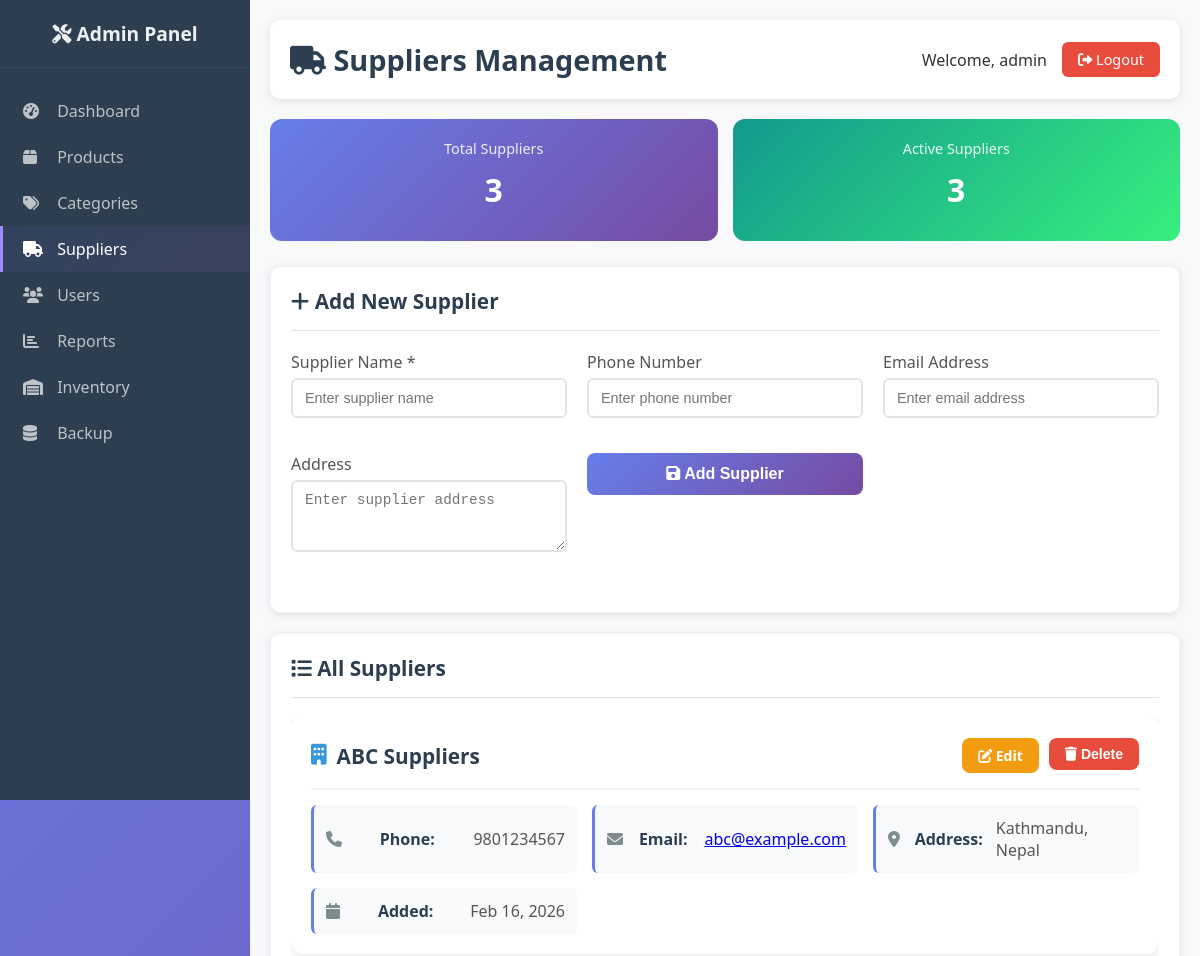
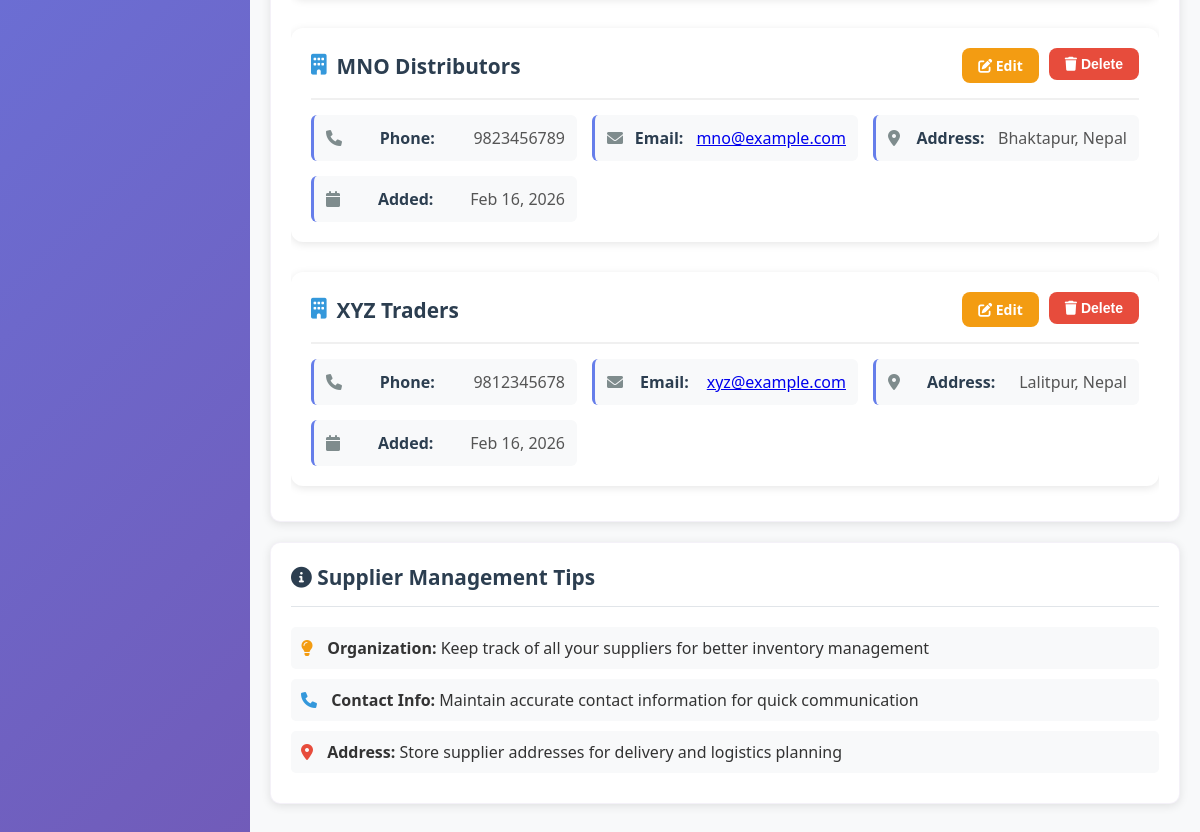
Screenshot of /admin/suppliers.php (signed in) with the database file from the repository (2 pictures, top to bottom).
### tables this page shows
CREATE TABLE Suppliers (
    supplier_id INT AUTO_INCREMENT PRIMARY KEY,
    supplier_name VARCHAR(100) NOT NULL,
    phone VARCHAR(20),
    email VARCHAR(100),
    address VARCHAR(255),
    created_at TIMESTAMP DEFAULT CURRENT_TIMESTAMP
);

### admin/suppliers.php (the view, shortened to what this page needs)
<?php
require_once '../config/database.php';
try {
    $stmt = $pdo->query("SELECT * FROM Suppliers ORDER BY supplier_name");
    $suppliers = $stmt->fetchAll();
} catch (PDOException $e) {
    try {
        $pdo->exec("
            CREATE TABLE IF NOT EXISTS Suppliers (
                supplier_id INT AUTO_INCREMENT PRIMARY KEY,
                supplier_name VARCHAR(100) NOT NULL,
                phone VARCHAR(20),
                email VARCHAR(100),
                address VARCHAR(255),
                created_at TIMESTAMP DEFAULT CURRENT_TIMESTAMP
            )
        ");
        $suppliers = [];
    } catch (PDOException $ex) {
        $error = 'Unable to load suppliers. Please check database connection.';
        $suppliers = [];
    }
}
$editSupplier = null;
?>
<!DOCTYPE html>
<html lang="en">
<head>
    <link rel="stylesheet" href="../assets/css/style.css">
    <link href="https://cdnjs.cloudflare.com/ajax/libs/font-awesome/6.0.0/css/all.min.css" rel="stylesheet">
</head>
<body>
    <div class="dashboard-container">
        <div class="sidebar">
            <div class="sidebar-header">
                <h2><i class="fas fa-tools"></i> Admin Panel</h2>
            </div>
            <nav class="sidebar-nav">
                <a href="dashboard.php" class="nav-item">
                    <i class="fas fa-tachometer-alt"></i> Dashboard
                </a>
                <a href="products.php" class="nav-item">
                    <i class="fas fa-box"></i> Products
                </a>
                <a href="categories.php" class="nav-item">
                    <i class="fas fa-tags"></i> Categories
                </a>
                <a href="suppliers.php" class="nav-item active">
                    <i class="fas fa-truck"></i> Suppliers
                </a>
                <a href="users.php" class="nav-item">
                    <i class="fas fa-users"></i> Users
                </a>
                <a href="reports.php" class="nav-item">
                    <i class="fas fa-chart-bar"></i> Reports
                </a>
                <a href="inventory.php" class="nav-item">
                    <i class="fas fa-warehouse"></i> Inventory
                </a>
                <a href="backup.php" class="nav-item">
                    <i class="fas fa-database"></i> Backup
                </a>
            </nav>
        </div>
        <div class="main-content">
            <div class="header">
                <h1><i class="fas fa-truck"></i> Suppliers Management</h1>
                <div class="user-info">
                    <span>Welcome, <?php echo htmlspecialchars($_SESSION['username'] ?? 'Admin'); ?></span>
                    <a href="../logout.php" class="logout-btn">
                        <i class="fas fa-sign-out-alt"></i> Logout
                    </a>
                </div>
            </div>
            <div class="stats-row">
                <div class="stat-box">
                    <div class="stat-label">Total Suppliers</div>
                    <div class="stat-value"><?php echo count($suppliers); ?></div>
                </div>
                <div class="stat-box success">
                    <div class="stat-label">Active Suppliers</div>
                    <div class="stat-value"><?php echo count($suppliers); ?></div>
                </div>
            </div>
            <div class="card">
                <div class="card-header">
                    <h3>
                        <i class="fas fa-plus"></i>
                        <?php echo $editSupplier ? 'Edit Supplier' : 'Add New Supplier'; ?>
                    </h3>
                </div>
                <form method="POST" class="form-row">
                    <div class="form-group">
                        <label for="supplier_name">Supplier Name *</label>
                        <input type="text" id="supplier_name" name="supplier_name"
                               value="<?php echo $editSupplier ? htmlspecialchars($editSupplier['supplier_name']) : ''; ?>"
                               required placeholder="Enter supplier name">
                    </div>
                    <div class="form-group">
                        <label for="phone">Phone Number</label>
                        <input type="tel" id="phone" name="phone"
                               value="<?php echo $editSupplier ? htmlspecialchars($editSupplier['phone'] ?? '') : ''; ?>"
                               placeholder="Enter phone number">
                    </div>
                    <div class="form-group">
                        <label for="email">Email Address</label>
                        <input type="email" id="email" name="email"
                               value="<?php echo $editSupplier ? htmlspecialchars($editSupplier['email'] ?? '') : ''; ?>"
                               placeholder="Enter email address">
                    </div>
                    <div class="form-group">
                        <label for="address">Address</label>
                        <textarea id="address" name="address" rows="3"
                                  placeholder="Enter supplier address"><?php echo $editSupplier ? htmlspecialchars($editSupplier['address'] ?? '') : ''; ?></textarea>
                    </div>
                    <div class="form-group">
                        <button type="submit" class="btn btn-primary">
                            <i class="fas fa-save"></i>
                            <?php echo $editSupplier ? 'Update Supplier' : 'Add Supplier'; ?>
                        </button>
                    </div>
                </form>
            </div>
            <div class="card">
                <div class="card-header">
                    <h3><i class="fas fa-list"></i> All Suppliers</h3>
                </div>
                <div class="table-container">
                    <?php if (empty($suppliers)): ?>
                        <div class="empty-suppliers">
                            <i class="fas fa-truck"></i>
                            <h3>No Suppliers Found</h3>
                            <p>Start by adding your first supplier above.</p>
                        </div>
                    <?php else: ?>
                        <div style="display: grid; gap: 15px;">
                            <?php foreach ($suppliers as $supplier): ?>
                            <div class="supplier-card">
                                <div class="supplier-header">
                                    <div class="supplier-name">
                                        <i class="fas fa-building"></i>
                                        <?php echo htmlspecialchars($supplier['supplier_name']); ?>
                                    </div>
                                    <div class="btn-group">
                                        <a href="?edit=<?php echo $supplier['supplier_id']; ?>" class="btn btn-warning btn-sm">
                                            <i class="fas fa-edit"></i> Edit
                                        </a>
                                        <form method="POST" style="display: inline;"
                                              onsubmit="return confirm('Are you sure you want to delete this supplier?')">
                                            <button type="submit" class="btn btn-danger btn-sm">
                                                <i class="fas fa-trash"></i> Delete
                                            </button>
                                        </form>
                                    </div>
                                </div>
                                <div class="supplier-info">
                                    <?php if (!empty($supplier['phone'])): ?>
                                    <div class="info-item">
                                        <i class="fas fa-phone"></i>
                                        <strong>Phone:</strong> <?php echo htmlspecialchars($supplier['phone']); ?>
                                    </div>
                                    <?php endif; ?>
                                    <?php if (!empty($supplier['email'])): ?>
                                    <div class="info-item">
                                        <i class="fas fa-envelope"></i>
                                        <strong>Email:</strong>
                                        <a href="mailto:<?php echo htmlspecialchars($supplier['email']); ?>">
                                            <?php echo htmlspecialchars($supplier['email']); ?>
                                        </a>
                                    </div>
                                    <?php endif; ?>
                                    <?php if (!empty($supplier['address'])): ?>
                                    <div class="info-item">
                                        <i class="fas fa-map-marker-alt"></i>
                                        <strong>Address:</strong> <?php echo htmlspecialchars($supplier['address']); ?>
                                    </div>
                                    <?php endif; ?>
                                    <div class="info-item">
                                        <i class="fas fa-calendar"></i>
                                        <strong>Added:</strong> <?php echo date('M d, Y', strtotime($supplier['created_at'])); ?>
                                    </div>
                                </div>
                            </div>
                            <?php endforeach; ?>
                        </div>
                    <?php endif; ?>
                </div>
            </div>
            <div class="card">
                <div class="card-header">
                    <h3><i class="fas fa-info-circle"></i> Supplier Management Tips</h3>
                </div>
                <div class="info-content">
                    <ul style="list-style: none; padding: 0;">
                        <li style="margin-bottom: 10px; padding: 10px; background: #f8f9fa; border-radius: 5px;">
                            <i class="fas fa-lightbulb" style="color: #f39c12; margin-right: 10px;"></i>
                            <strong>Organization:</strong> Keep track of all your suppliers for better inventory management
                        </li>
                        <li style="margin-bottom: 10px; padding: 10px; background: #f8f9fa; border-radius: 5px;">
                            <i class="fas fa-phone" style="color: #3498db; margin-right: 10px;"></i>
                            <strong>Contact Info:</strong> Maintain accurate contact information for quick communication
                        </li>
                        <li style="margin-bottom: 10px; padding: 10px; background: #f8f9fa; border-radius: 5px;">
                            <i class="fas fa-map-marker-alt" style="color: #e74c3c; margin-right: 10px;"></i>
                            <strong>Address:</strong> Store supplier addresses for delivery and logistics planning
                        </li>
                    </ul>
                </div>
            </div>
        </div>
    </div>
</body>
</html>

### assets/css/style.css (style rules this page uses)
* { margin: 0; padding: 0; box-sizing: border-box; }
body { font-family: 'Segoe UI', Tahoma, Geneva, Verdana, sans-serif; background: linear-gradient(135deg, #667eea 0%, #764ba2 100%); min-height: 100vh; color: #333; }
.btn { display: inline-block; padding: 12px 30px; border: none; border-radius: 8px; font-size: 1rem; font-weight: 600; cursor: pointer; text-decoration: none; transition: all 0.3s ease; text-align: center; }
.btn-primary { background: linear-gradient(135deg, #667eea 0%, #764ba2 100%); color: white; width: 100%; }
.dashboard-container { display: flex; min-height: 100vh; }
.sidebar { width: 250px; background: #2c3e50; color: white; padding: 20px 0; position: fixed; height: 100vh; overflow-y: auto; }
.sidebar-header { padding: 0 20px 20px; border-bottom: 1px solid #34495e; text-align: center; }
.sidebar-header h2 { color: #ecf0f1; font-size: 1.2rem; }
.sidebar-nav { padding: 20px 0; }
.nav-item { display: block; padding: 12px 20px; color: #bdc3c7; text-decoration: none; transition: all 0.3s ease; border-left: 3px solid transparent; }
.nav-item:hover, .nav-item.active { background: linear-gradient(135deg, rgba(102, 126, 234, 0.08), rgba(118, 75, 162, 0.18)); color: white; border-left-color: #9b8efc; }
.nav-item i { margin-right: 10px; width: 20px; }
.main-content { flex: 1; margin-left: 250px; padding: 20px; background: #f8f9fa; }
.header { background: white; padding: 20px; border-radius: 10px; box-shadow: 0 2px 10px rgba(0, 0, 0, 0.1); margin-bottom: 20px; display: flex; justify-content: space-between; align-items: center; }
.header h1 { color: #2c3e50; font-size: 1.8rem; }
.user-info { display: flex; align-items: center; gap: 15px; }
.logout-btn { background: #e74c3c; color: white; padding: 8px 16px; border-radius: 6px; text-decoration: none; font-size: 0.9rem; transition: background 0.3s ease; }
.card { background: white; border-radius: 10px; box-shadow: 0 2px 10px rgba(0, 0, 0, 0.1); padding: 20px; margin-bottom: 20px; border: 1px solid rgba(118, 75, 162, 0.08); transition: transform 0.15s ease, box-shadow 0.15s ease, border-color 0.15s ease; }
.card-header { border-bottom: 1px solid #e1e5e9; padding-bottom: 15px; margin-bottom: 20px; }
.card-header h3 { color: #2c3e50; font-size: 1.3rem; }
.form-row { display: grid; grid-template-columns: repeat(auto-fit, minmax(250px, 1fr)); gap: 20px; margin-bottom: 20px; }
.form-group { margin-bottom: 15px; }
.form-group label { display: block; margin-bottom: 5px; color: #555; font-weight: 500; }
.form-group input, .form-group select, .form-group textarea { width: 100%; padding: 10px 12px; border: 2px solid #e1e5e9; border-radius: 6px; font-size: 0.9rem; transition: border-color 0.3s ease; }
.table-container { overflow-x: auto; }
.btn-group { display: flex; gap: 10px; flex-wrap: wrap; }
.btn-warning { background: #f39c12; color: white; }
.btn-danger { background: #e74c3c; color: white; }
.info-item { display: flex; justify-content: space-between; align-items: center; padding: 12px; background: #f8f9fa; border-radius: 6px; border-left: 3px solid #667eea; transition: all 0.2s ease; }
.card-header { display: flex; justify-content: space-between; align-items: center; }
.btn-sm { padding: 8px 16px; font-size: 0.875rem; }

### rows the page displays
suppliers: supplier_name "ABC Suppliers", phone "9801234567", email "abc@example.com", address "Kathmandu, Nepal", created_at "Feb 16, 2026"
suppliers: supplier_name "MNO Distributors", phone "9823456789", email "mno@example.com", address "Bhaktapur, Nepal", created_at "Feb 16, 2026"
suppliers: supplier_name "XYZ Traders", phone "9812345678", email "xyz@example.com", address "Lalitpur, Nepal", created_at "Feb 16, 2026"

### other values shown
$_SESSION['username'] "admin"
count($suppliers) "3"
